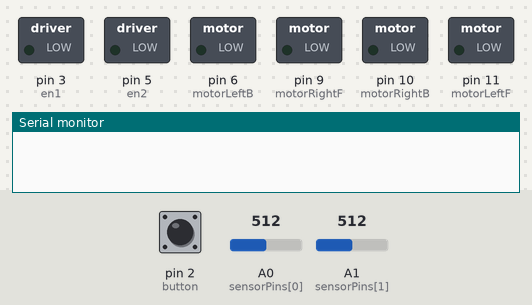
Recording of a sketch running on a simulated Arduino Uno, built with avr-gcc and run on an emulated ATmega328P. Shown: switched loads named in the sketch (green lamp = pin HIGH), the last lines printed to the serial monitor. Inputs (shaded band) come from the test bench; at power-on: pin 2 (button) HIGH, A1 (sensorPins[1]) = 512, A0 (sensorPins[0]) = 512.

Above: at 0.8 s.
0.9 s: pin 2 (button) pulled LOW for 0.15 s
At 2.1 s:
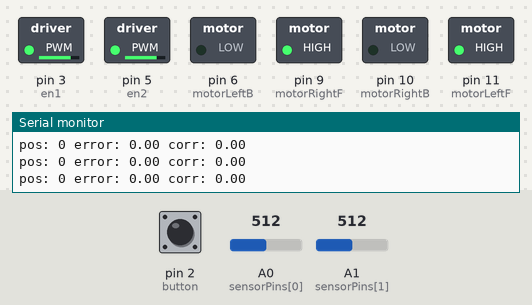
2.5 s: A1 (sensorPins[1]) set to 0
At 3.7 s:
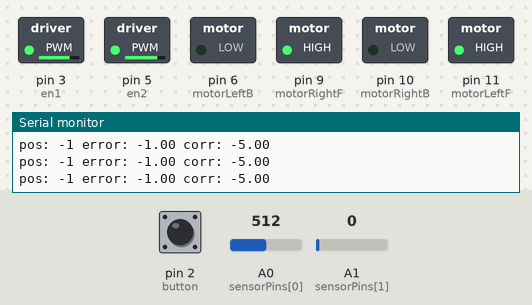
4.0 s: A1 (sensorPins[1]) set to 122
At 5.2 s:
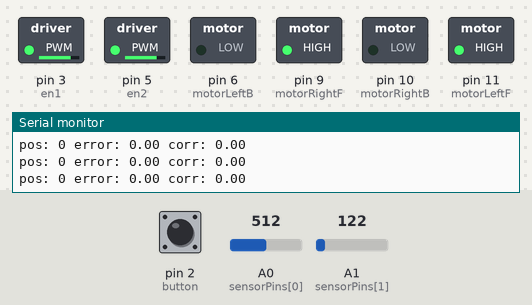
5.5 s: A0 (sensorPins[0]) set to 0
At 6.1 s:
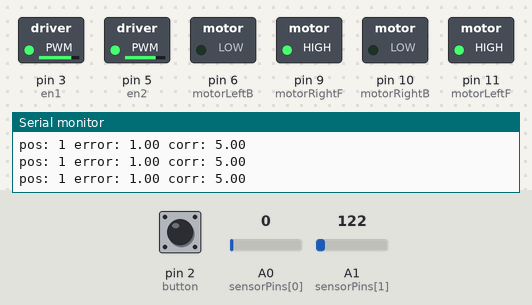
8.5 s: A1 (sensorPins[1]) set to 0
At 9.7 s:
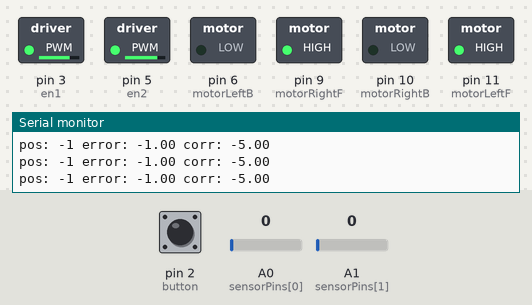
10.0 s: A1 (sensorPins[1]) set to 306
At 11.4 s:
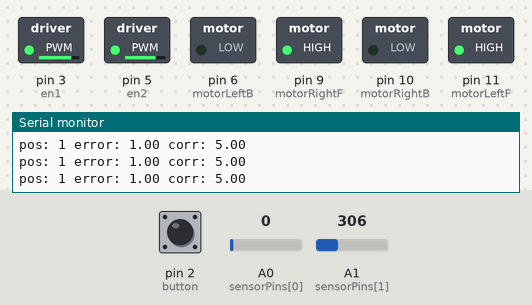
Timing chart, 0 to 12.5 s (numbered marks = the images above; inputs shaded):
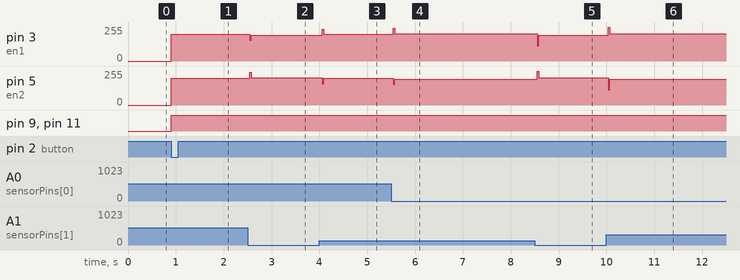

The sketch:

lfr_pid.ino
```cpp
// --- Line Follower with 2 IR sensors and PID control ---

int sensorPins[2] = {A0, A1};  // IR sensors

int button = 2;

int en1 = 3; // PWM
int en2 = 5; // PWM

int motorRightF = 9;
int motorRightB = 10;
int motorLeftF = 11;
int motorLeftB = 6;

// Speeds
int motorSpeed = 200;
int rSpeed, lSpeed;

// PID
float p, i, d, lp, error, corr, sp;
float Kp = 5;
float Ki = 0;
float Kd = 40;

void setup() {
  Serial.begin(9600);

  pinMode(button, INPUT_PULLUP);

  pinMode(motorRightF, OUTPUT);
  pinMode(motorRightB, OUTPUT);
  pinMode(motorLeftF, OUTPUT);
  pinMode(motorLeftB, OUTPUT);

  pinMode(en1, OUTPUT);
  pinMode(en2, OUTPUT);

  // Wait for button press
  while (digitalRead(button) == HIGH)
  {
  	sp = 0; // setpoint = centered line
  }
}

void loop() {
  pid_calc();
  calc_turn();
}

void pid_calc()
{
  long s0 = analogRead(sensorPins[0]);  // left sensor
  long s1 = analogRead(sensorPins[1]);  // right sensor

  long sensor_avg = s0 * (-1) + s1 * (+1);
  long sensor_sum = s0 + s1;

  int pos = sensor_avg / sensor_sum; // -1 (left) to +1 (right)

  error = pos - sp;

  p = error; 	// Proportional
  i += p;		// Integral
  d = p - lp;	// Derivative
  lp = p;		// Previous Error

  corr = Kp * p + Ki * i + Kd * d; // PID Calculation

  Serial.print("pos: "); Serial.print(pos);
  Serial.print(" error: "); Serial.print(error);
  Serial.print(" corr: "); Serial.println(corr);
}

void calc_turn()
{
  rSpeed = motorSpeed + corr;
  lSpeed = motorSpeed - corr;

  rSpeed = constrain(rSpeed, -255, 255);
  lSpeed = constrain(lSpeed, -255, 255);

  motor_drive(rSpeed, lSpeed);
}

void motor_drive(int right, int left)
{
  // Right motor
  if (right >= 0) {
    digitalWrite(motorRightF, HIGH);
    digitalWrite(motorRightB, LOW);
  } else {
    digitalWrite(motorRightF, LOW);
    digitalWrite(motorRightB, HIGH);
  }
  analogWrite(en1, abs(right));

  // Left motor
  if (left >= 0) {
    digitalWrite(motorLeftF, HIGH);
    digitalWrite(motorLeftB, LOW);
  } else {
    digitalWrite(motorLeftF, LOW);
    digitalWrite(motorLeftB, HIGH);
  }
  analogWrite(en2, abs(left));
}
```

Measured:
- after the input at 0.9 s, pin 3 (en1), pin 5 (en2): 0/255 → 200/255 at once; pin 9 (motorRightF), pin 11 (motorLeftF): LOW → HIGH at once
- after the input at 2.5 s, pin 3 (en1): 200/255 → 195/255 after 0.05 s; pin 5 (en2): 200/255 → 205/255 after 0.05 s
- after the input at 4.0 s, pin 3 (en1): 195/255 → 200/255 after 0.06 s; pin 5 (en2): 205/255 → 200/255 after 0.06 s
- after the input at 5.5 s, pin 3 (en1): 200/255 → 205/255 after 0.05 s; pin 5 (en2): 200/255 → 195/255 after 0.05 s
- after the input at 8.5 s, pin 3 (en1): 205/255 → 195/255 after 0.05 s; pin 5 (en2): 195/255 → 205/255 after 0.05 s
- after the input at 10.0 s, pin 3 (en1): 195/255 → 205/255 at once; pin 5 (en2): 205/255 → 195/255 at once
